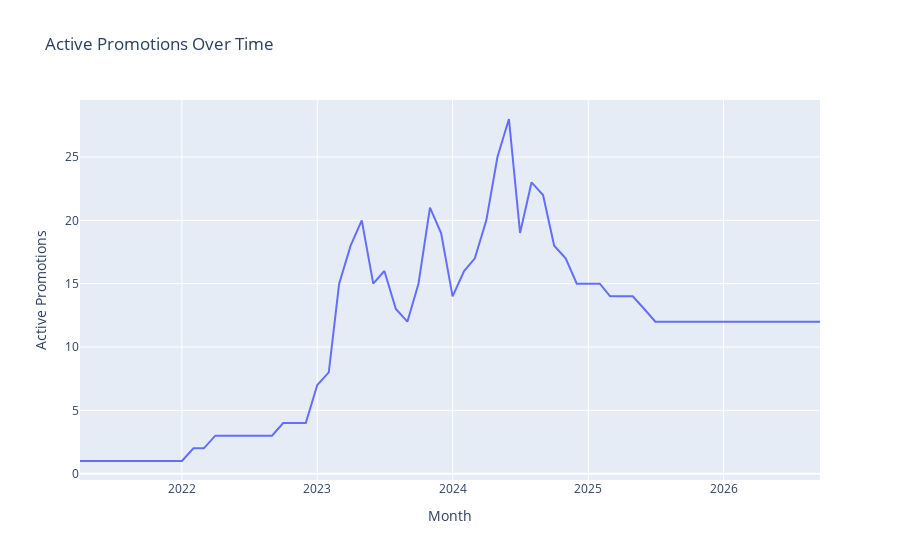

The cell this chart's notebook holds for it:
### Code cell
fig_promo = px.line(promotion_timeline, x='Month', y='ActivePromotions', title='Active Promotions Over Time')
fig_promo.update_layout(xaxis_title='Month', yaxis_title='Active Promotions')
fig_promo.update_xaxes(range=[promotion_timeline['Month'].min(), pd.Timestamp.today() + pd.DateOffset(years=1)])
fig_promo

### Figure 1 — Plotly figure (JSON) as saved in the notebook; plotly's stock layout.template omitted (floating-point values rounded to 4 significant figures; data arrays with more than 128 entries replaced by an {"elided": "..."} marker saying what was removed)
{"data": [{"hovertemplate": "Month=%{x}<br>ActivePromotions=%{y}<extra></extra>", "legendgroup": "", "line": {"color": "#636efa", "dash": "solid"}, "marker": {"symbol": "circle"}, "mode": "lines", "name": "", "orientation": "v", "showlegend": false, "type": "scatter", "x": {"elided": "945 str values"}, "xaxis": "x", "y": {"elided": "945 int values"}, "yaxis": "y"}], "layout": {"legend": {"tracegroupgap": 0}, "title": {"text": "Active Promotions Over Time"}, "xaxis": {"anchor": "y", "domain": [0, 1], "range": ["2021-04-01T00:00:00", "2026-09-18T00:19:50.444896"], "title": {"text": "Month"}}, "yaxis": {"anchor": "x", "domain": [0, 1], "title": {"text": "Active Promotions"}}}}
